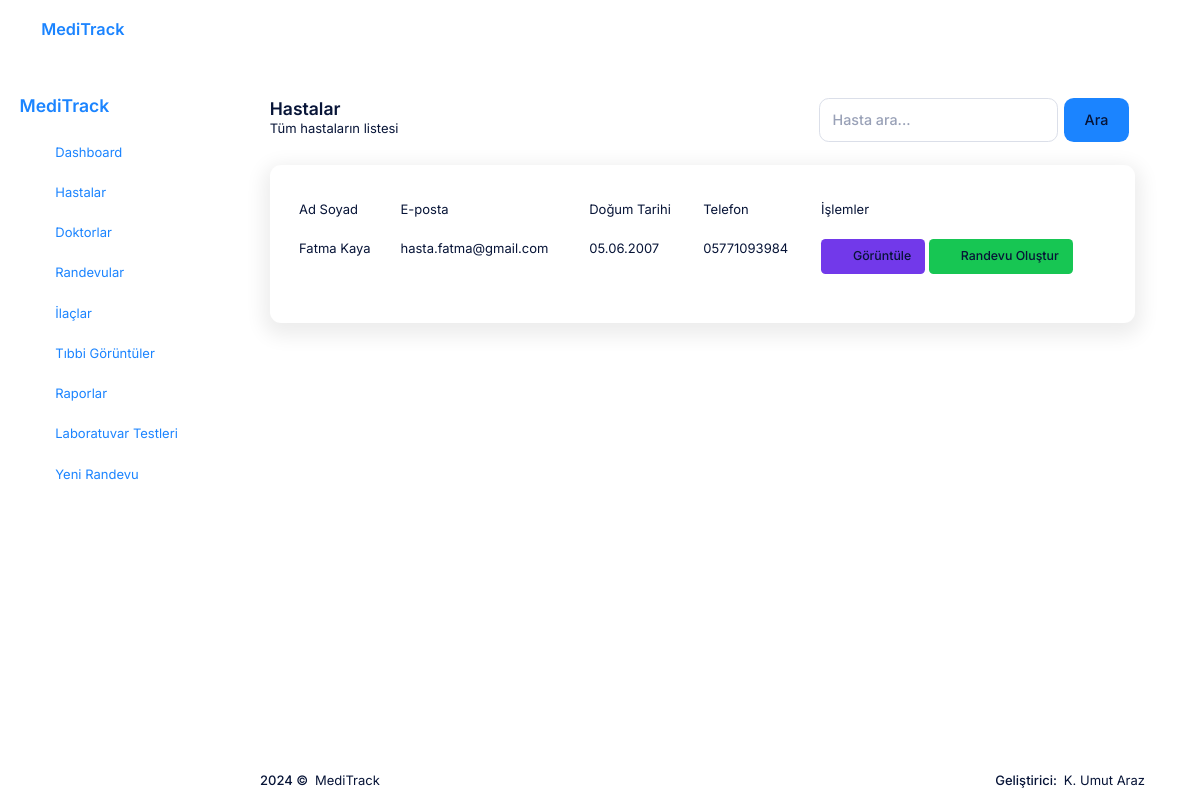
The app's page /core/patients/ (signed in), older data.
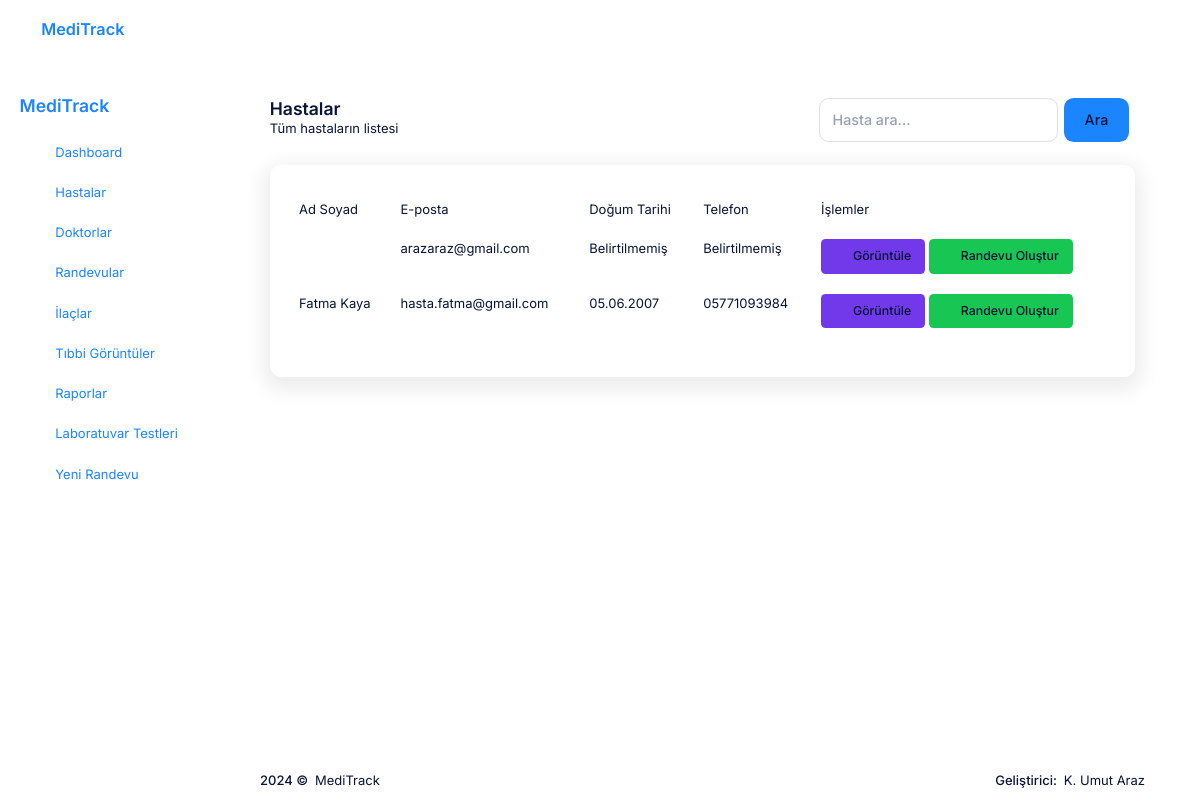
The same page, newer data.
### users/models.py (models this page shows, shortened)
class User(AbstractUser):
    USER_TYPE_CHOICES = [
        ('patient', _('Hasta')),
        ('doctor', _('Doktor')),
        ('receptionist', _('Resepsiyonist')),
        ('admin', _('Admin')),
    ]
    user_type = models.CharField(
        max_length=20,
        choices=USER_TYPE_CHOICES,
        default='patient',
        verbose_name=_('Kullanıcı Tipi')
    )
    specialization = models.CharField(
        max_length=100,
        blank=True,
        null=True,
        verbose_name=_('Uzmanlık Alanı')
    )
    date_of_birth = models.DateField(
        blank=True,
        null=True,
        verbose_name=_('Doğum Tarihi')
    )
    phone_number = models.CharField(
        max_length=20,
        blank=True,
        null=True,
        verbose_name=_('Telefon Numarası')
    )
    address = models.TextField(
        blank=True,
        null=True,
        verbose_name=_('Adres')
    )
    blood_type = models.CharField(
        max_length=10,
        blank=True,
        null=True,
        verbose_name=_('Kan Grubu')
    )
    def is_patient(self):
        return self.user_type == 'patient'
    def is_doctor(self):
        return self.user_type == 'doctor'
    def is_receptionist(self):
        return self.user_type == 'receptionist'
    def is_admin_user(self):
        return self.user_type == 'admin'
    class Meta:
        verbose_name = _('Kullanıcı')
        verbose_name_plural = _('Kullanıcılar')

### core/views.py (the view, shortened to what this page needs)
# urls.py: path('patients/', views.PatientListView.as_view(), name='patient-list'),
class PatientListView(LoginRequiredMixin, UserPassesTestMixin, ListView):
    model = User
    template_name = 'core/patient_list.html'
    context_object_name = 'patients'
    def test_func(self):
        user = self.request.user
        return user.is_doctor() or user.is_receptionist() or user.is_admin_user()
    def get_queryset(self):
        queryset = User.objects.filter(user_type='patient')
        if self.request.user.is_doctor():
            doctor = self.request.user
            patient_ids = Appointment.objects.filter(doctor=doctor).values_list('patient_id', flat=True)
            queryset = queryset.filter(id__in=patient_ids).distinct()
        search = self.request.GET.get('search')
        return queryset.order_by('first_name', 'last_name')

### Templates/core/patient_list.html (shortened to what this page needs)
{% extends 'core/base.html' %}
{% load static %}
{% block content %}
<div class="container py-4">
    <div class="row mb-4">
        <div class="col">
            <h1 class="h3 mb-0">Hastalar</h1>
            <p class="text-muted">Tüm hastaların listesi</p>
        </div>
        <div class="col-auto">
            <div class="d-flex">
                <form method="get" class="d-flex me-2">
                    <input type="text" name="search" class="form-control me-2" placeholder="Hasta ara..." value="{{ request.GET.search }}">
                    <button type="submit" class="btn btn-primary">Ara</button>
                </form>
            </div>
        </div>
    </div>
    <div class="card shadow">
        <div class="card-body">
            <div class="table-responsive">
                <table class="table table-hover">
                    <thead>
                        <tr>
                            <th>Ad Soyad</th>
                            <th>E-posta</th>
                            <th>Doğum Tarihi</th>
                            <th>Telefon</th>
                            <th>İşlemler</th>
                        </tr>
                    </thead>
                    <tbody>
                        {% if patients %}
                            {% for patient in patients %}
                                <tr>
                                    <td>{{ patient.get_full_name }}</td>
                                    <td>{{ patient.email }}</td>
                                    <td>{{ patient.date_of_birth|date:"d.m.Y"|default:"Belirtilmemiş" }}</td>
                                    <td>{{ patient.phone_number|default:"Belirtilmemiş" }}</td>
                                    <td>
                                        <a href="{% url 'patient-detail' patient.id %}" class="btn btn-sm btn-info">
                                            <i class="fas fa-eye"></i> Görüntüle
                                        </a>
                                        {% if user.is_doctor or user.is_receptionist or user.is_admin_user %}
                                        <a href="{% url 'appointment-create' %}?patient={{ patient.id }}" class="btn btn-sm btn-success">
                                            <i class="fas fa-calendar-plus"></i> Randevu Oluştur
                                        </a>
                                        {% endif %}
                                    </td>
                                </tr>
                            {% endfor %}
                        {% else %}
                            <tr>
                                <td colspan="5" class="text-center">Hasta bulunamadı.</td>
                            </tr>
                        {% endif %}
                    </tbody>
                </table>
            </div>
        </div>
    </div>
</div>
{% endblock %}

Row changes from the older to the newer data that the page shows:
now on this page (row edited): User: email "arazaraz@gmail.com", date_of_birth "Belirtilmemiş", phone_number "Belirtilmemiş"
